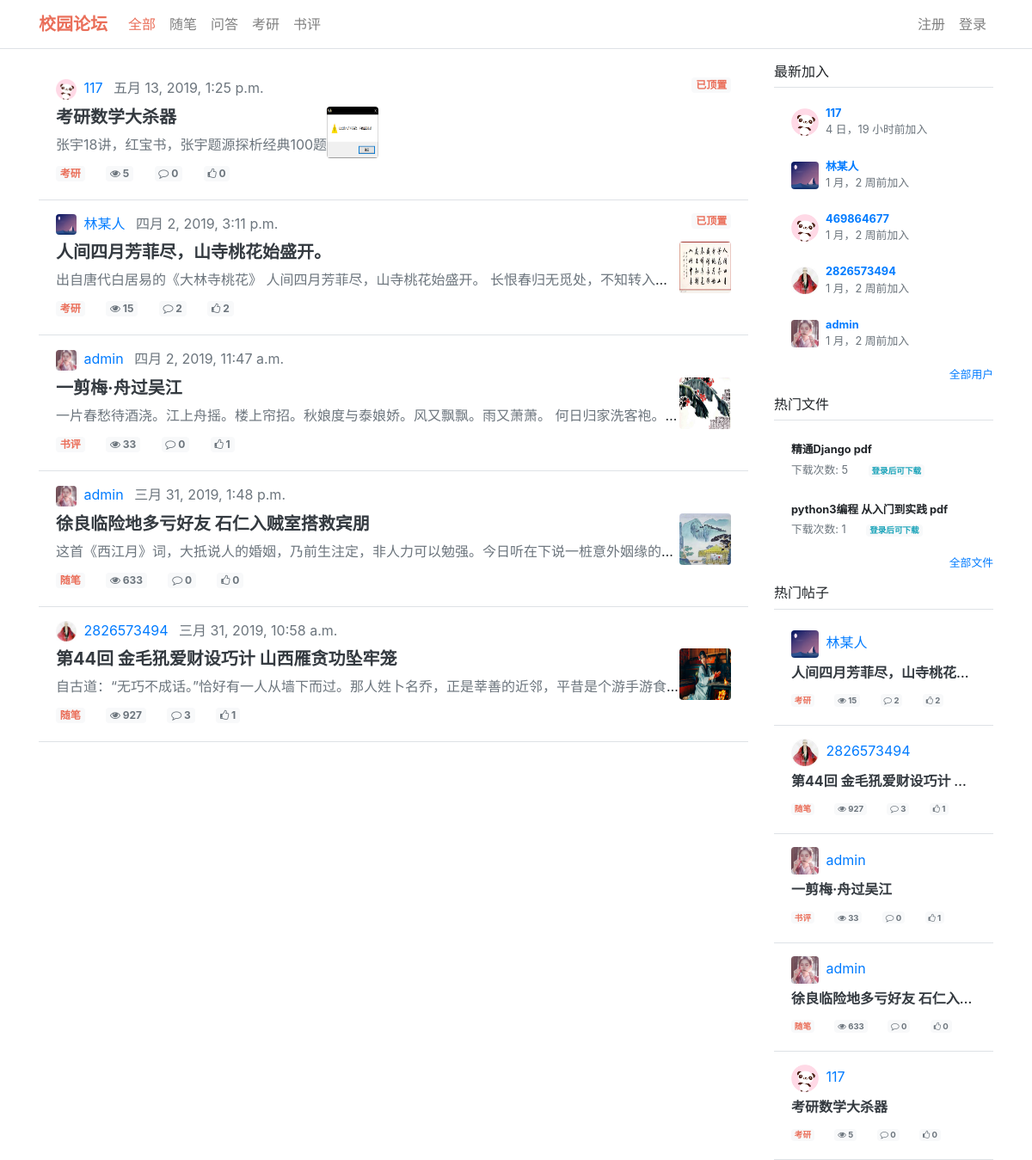
The page / on the database its author committed.
### posts/models.py (models this page shows, shortened)
class Topic(models.Model):
    title = models.CharField(max_length=32, verbose_name='板块名')
    user = models.ForeignKey(settings.AUTH_USER_MODEL, on_delete=models.CASCADE,
                             related_name='user_topics', verbose_name='版主')
    created = models.DateTimeField(auto_now_add=True, verbose_name='发布时间')
    class Meta:
        verbose_name = '版块'
        verbose_name_plural = verbose_name
        ordering = ('-created',)
    def get_absolute_url(self):
        return reverse('posts:topic-detail', args=[self.pk])
    def __str__(self):
        return self.title

class Post(models.Model):
    title = models.CharField(max_length=64, verbose_name='标题')
    content = models.TextField(verbose_name='内容')
    cover_image = models.ImageField(upload_to='image/post/cover/',
                                    blank=True, null=True, verbose_name='封面图(可选项)')
    user = models.ForeignKey(settings.AUTH_USER_MODEL, on_delete=models.CASCADE,
                             related_name='user_posts', verbose_name='作者')
    topic = models.ForeignKey('Topic', on_delete=models.CASCADE, related_name='topic_posts',
                              null=True, blank=True, verbose_name='所属版块(可选项)')
    src_url = models.CharField(max_length=200, blank=True, null=True, verbose_name='原文链接(可选项)')
    like_users = models.ManyToManyField(settings.AUTH_USER_MODEL, blank=True,
                                        related_name='like_posts', verbose_name='点赞的用户')
    like_count = models.PositiveIntegerField(default=0, verbose_name='点赞数')
    view_count = models.PositiveIntegerField(default=0, verbose_name='浏览量')
    is_sticky = models.BooleanField(default=False, verbose_name='是否顶置')
    created = models.DateTimeField(auto_now_add=True, verbose_name='发布时间')
    def get_absolute_url(self):
        return reverse('posts:post-detail', args=[self.pk])
    def get_review_count(self):
        return self.post_reviews.count()
    class Meta:
        verbose_name = '帖子'
        verbose_name_plural = verbose_name
        ordering = ('-is_sticky','-created')

### users/models.py (models this page shows)
class UserProfile(AbstractUser):
    nickname = models.CharField(max_length=32,
                                blank=True, null=True,
                                verbose_name='昵称')
    signature = models.CharField(max_length=128,
                                 blank=True, null=True,
                                 verbose_name='个性签名',
                                 default='这家伙很懒，什么都没有留下！')
    avatar = models.ImageField(upload_to='image/user/avatar', blank=True,
                               default='image/default_avatar.png', verbose_name='头像')
    class Meta:
        verbose_name = '用户'
        verbose_name_plural = verbose_name
    def get_absolute_url(self):
        return reverse('users:user-home', args=[self.pk])
    def __str__(self):
        if self.nickname:
            return self.nickname
        else:
            return self.username

### resources/models.py (models this page shows, shortened)
class Resource(models.Model):
    title = models.CharField(max_length=64, verbose_name='资源文件名')
    src = models.FileField(upload_to='resources/file', verbose_name='资源文件')
    download_count = models.PositiveIntegerField(default=0, verbose_name='下载次数')
    user = models.ForeignKey(settings.AUTH_USER_MODEL,
                             on_delete=models.CASCADE,
                             related_name='user_resources',
                             verbose_name='上传者')
    created = models.DateTimeField(auto_now_add=True, verbose_name='上传时间')
    class Meta:
        verbose_name = '资源文件'
        verbose_name_plural = verbose_name
        ordering = ('-created', )

### posts/templatetags/post_tags.py (called while the page is built)
@register.simple_tag
def get_topic_list():
    return Topic.objects.all().order_by('created')

@register.simple_tag
def get_hot_posts(count=8):
    return Post.objects.order_by('-like_count')[:count]

@register.simple_tag
def get_all_posts():
    return Post.objects.order_by('-is_sticky','-created')

### resources/templatetags/resource_tags.py (called while the page is built)
@register.simple_tag
def get_hot_resources(count=5):
    return Resource.objects.order_by('-download_count')[:count]

### users/templatetags/user_tags.py (called while the page is built)
@register.simple_tag
def get_recent_users(count=5):
    return UserProfile.objects.all().order_by('-date_joined')[:count]

### templates/index.html (shortened to what this page needs)
{% extends 'base.html' %}
{% load post_tags %}
{% load user_tags %}
{% load resource_tags %}
{% block content %}
    <div class="row">
        <div class="col-md-9">
            {% get_all_posts as posts %}
            {% include 'posts/list.html' with posts=posts %}
        </div>
        <div class="col-md-3">
            <h6 class="border-bottom border-gray pb-2">最新加入</h6>
            {% get_recent_users as online_users %}
            {% include 'users/list.html' with users=online_users %}
            <small class="d-block text-right mt-2">
              <a href="{% url 'users:user-list' %}">全部用户</a>
            </small>
            <h6 class="border-bottom border-gray pb-2 mt-3">热门文件</h6>
            {% get_hot_resources as resources %}
            {% include 'resources/hot-list.html' with resources=resources %}
            <small class="d-block text-right mt-2">
              <a href="{% url 'resources:resource-list' %}">全部文件</a>
            </small>
            <h6 class="border-bottom border-gray pb-2 mt-3">热门帖子</h6>
            {% get_hot_posts as hot_posts %}
            {% include 'posts/hot-list.html' with posts=hot_posts %}
        </div>
    </div>
{% endblock %}

### templates/base.html (shortened to what this page needs)
<!DOCTYPE html>
{% load static %}
{% load staticfiles %}
{% load post_tags %}
<html lang="zh-cn">
	<head>
    	<link rel="stylesheet" href="{% static 'css/bootstrap.min.css' %}" />
        <link href="{% static 'css/font-awesome.min.css' %}" rel='stylesheet'>
        <link href="{% static 'css/animate.min.css' %}" rel='stylesheet'>
    	<link rel="stylesheet" href="{% static 'css/app.css' %}" />
	</head>
	<body class="">
		<nav class="navbar navbar-expand-xl navbar-light bg-white fixed-top border border-left-0 border-right-0 border-top-0 border-gery">
			<div class="container">
                <a class="navbar-brand" href="{% url 'index' %}"> <strong class="text-red">校园论坛</strong> </a>
			  	<div class="collapse navbar-collapse" id="navbarSupportedContent">
                    <ul class="navbar-nav mr-auto">
                        <li class="nav-item">
                            <a class="nav-link"
                               href="{% url 'index' %}">
                                <span class="{% ifequal 'index' current_page %} text-red {% endifequal %}">
                                     全部
                                </span>
                            </a>
                        </li>
                        {% get_topic_list as topics %}
                        {% for topic in topics %}
                            <li class="nav-item">
                                <a class="nav-link"
                                   href="{{ topic.get_absolute_url }}">
                                    <span class="{% ifequal topic.id topic_id %} text-red {% endifequal %}">
                                         {{ topic }}
                                    </span>
                                </a>
                            </li>
                        {% endfor %}
                    </ul>
                    <form class="form-inline my-2 my-lg-0">
                        <ul class="navbar-nav mr-auto">
                             {% if request.user.is_authenticated %}
                              <li class="nav-item dropdown mr-3">
                                <a class="nav-link dropdown-toggle" href="" id="navbarDropdown" role="button" data-toggle="dropdown" aria-haspopup="true" aria-expanded="false">
                                    <img class="user-avatar-nav rounded" src="{{ request.user.avatar.url }}" alt="avatar" />
                                </a>
                                <div class="dropdown-menu" aria-labelledby="navbarDropdown">
                                    <a  class="dropdown-item" href="{{ request.user.get_absolute_url }}"><i class="fa fa-user-o" aria-hidden="true"></i> 个人主页</a>
                                    <a href="javascript:void(0)" class="dropdown-item logout"><i class="fa fa-sign-out" aria-hidden="true"></i> 退出登录</a>
                                </div>
                              </li>
                             <a href="{% url 'posts:add-post' %}"
                                class="btn btn-outline-danger pt-2">
                                <i class="fa fa-pencil" aria-hidden="true"></i> 发帖子
                             </a>
                          {% else %}
                             <li class="nav-item">
                                <a class="nav-link" href="{% url 'users:user-register' %}">
                                    <span class="{% ifequal 'register' current_page %} text-red {% endifequal %}">
                                        注册
                                    </span>
                                </a>
                             </li>
                            <li class="nav-item">
                                <a class="nav-link" href="{% url 'users:user-login' %}">登录</a>
                            </li>
                          {% endif %}
                       </ul>
                    </form>
			    </div>
			</div>
		</nav>
		<div class="main container" style="margin-top:74px">
            {% block content %}
            {% endblock %}
		</div>
	</body>
</html>

### templates/posts/item.html
    {% load staticfiles %}
<li class="list-group-item mt-1 border border-top-0 border-right-0 border-left-0">
    <div class="post-{{ post.id }}">
        <div class="user-info m-auto text-muted">
            <img class="user-avatar-nav rounded" src="{{ post.user.avatar.url }}" alt="avatar">
            <a href="{{ post.user.get_absolute_url }}">
                <span class="ml-1 mr-2">{{ post.user }}</span>
            </a>
            <span class="">{{ post.created }}</span>
            {% if request.user.is_authenticated and request.user.is_staff %}
                {% if post.is_sticky %}
                    <a href="javascript:void(0)" data-pid="{{ post.id }}" data-action="unsticky"
                       class="text-red card-link badge badge-light float-right sticky-post">已顶置</a>
                {% else %}
                    <a href="javascript:void(0)" data-pid="{{ post.id }}" data-action="sticky"
                       class="text-muted card-link badge badge-light float-right sticky-post">顶置</a>
                {% endif %}
            {% else %}
                {% if post.is_sticky %}
                    <span data-pid="{{ post.id }}" data-action="unsticky"
                       class="text-red card-link badge badge-light float-right sticky-post">已顶置</a>
                {% endif %}
            {% endif %}
        </div>
        <div class="post-info">
            <div class="d-flex">
                <div class="post-content text-truncate">
                    <h5 class="mt-2 mb-2 text-dark">
                        <a href="{{ post.get_absolute_url }}" class="text-dark">
                           <strong> {{ post.title }}</strong>
                        </a>
                    </h5>
                    <span class="text-muted">
                        {{ post.content }}
                    </span>
                </div>
                <div class="float-right mt-2">
                    {% if post.cover_image %}
                        <img class="img-responsive rounded" style="height: 60px; width: 60px" src="{{ post.cover_image.url }}" alt="">
                    {% endif %}
                </div>
            </div>
        </div>
        <div class="post-meta mt-1 mb-2">
            {% if post.topic %}
                <a href="{{ post.topic.get_absolute_url }}" class="text-red card-link badge badge-light">{{ post.topic }}</a>
            {% endif %}
            <a class="card-link  badge badge-light text-muted">
                <i class="fa fa-eye" aria-hidden="true"></i> {{ post.view_count }}
            </a>
            <a class="card-link badge badge-light text-muted">
                <i class="fa fa-comment-o" aria-hidden="true"></i> {{ post.get_review_count }}
            </a>
            <a class="card-link badge badge-light text-muted">
                <i class="fa fa-thumbs-o-up" aria-hidden="true"></i>  {{ post.like_count }}
            </a>
        </div>
    </div>
</li>

### templates/users/item.html
<li href="#" class="list-group-item border-0">
    <div class="media text-muted m-auto">
        <img src="{{ user.avatar.url }}" alt="" class="user-avatar mr-2 mt-1 rounded">
        <div class="media-body small lh-125 ">
            <div class="d-flex justify-content-between align-items-center w-100">
                <a href="{{ user.get_absolute_url }}">
                    <strong>{{ user }}</strong>
                </a>
            </div>
            <span class="text-truncate">{{ user.date_joined|timesince }}前加入</span>
        </div>
    </div>
</li>

### templates/resources/hot-item.html
<li class="list-group-item mt-1 border-0">
    <div class="resource-{{ resource.id }}">
        <div class="d-flex justify-content-between small">
            <span><strong>{{ resource.title }}</strong></span>
        </div>
        <div class="small mt-1">
            <span class="text-muted card-link">
               下载次数: <span id="download-count">{{ resource.download_count }}</span>
            </span>
            {% if request.user.is_authenticated %}
                <span class="card-link text-muted">
                    <a href="{{ resource.src.url }}" download="" data-rid="{{ resource.id }}"
                       class="badge badge-light text-success download">下载</a>
                </span>
            {% else %}
                <span class="card-link text-muted">
                    <a href="{% url 'users:user-login' %}" class="badge badge-light text-info">登录后可下载</a>
                </span>
            {% endif %}
        </div>
    </div>
</li>

### templates/posts/host-item.html
{% load staticfiles %}
<li href="#" class="list-group-item mt-1 border border-top-0 border-right-0 border-left-0">
    <div class="post-{{ post.id }}">
        <div class="user-info m-auto text-muted">
            <img class="user-avatar rounded" src="{{ post.user.avatar.url }}" alt="avatar">
            <a href="{{ post.get_absolute_url }}">
                <span class="ml-1 mr-2 mt">{{ post.user }}</span>
            </a>
        </div>
        <div class="post-info">
            <div class="d-flex">
                <div class="post-content text-truncate">
                    <h6 class="mt-2 mb-2 text-truncate">
                        <a href="{{ post.get_absolute_url }}" class="text-dark">
                            <strong>{{ post.title }}</strong>
                        </a>
                    </h6>
                </div>
            </div>
        </div>
       <div class="post-meta mt-1 mb-2 small">
            {% if post.topic %}
                <a href="{{ post.topic.get_absolute_url }}" class="text-red card-link badge badge-light">{{ post.topic }}</a>
            {% endif %}
            <a class="card-link  badge badge-light text-muted">
                <i class="fa fa-eye" aria-hidden="true"></i> {{ post.view_count }}
            </a>
            <a class="card-link badge badge-light text-muted">
                <i class="fa fa-comment-o" aria-hidden="true"></i> {{ post.get_review_count }}
            </a>
            <a class="card-link badge badge-light text-muted">
                <i class="fa fa-thumbs-o-up" aria-hidden="true"></i> {{ post.like_count }}
            </a>
        </div>
    </div>
</li>

### static/css/app.css (style rules this page uses)
.user-avatar { width: 32px; height: 32px; }
.user-avatar-nav { width: 24px; height: 24px; }
.text-red { color: #ea6f5a; }

### rows shown on the page
Topic: title "随笔"
Topic: title "问答"
Topic: title "考研"
Topic: title "书评"
Post: user.avatar (placeholder picture), user "117", created "五月 13, 2019, 1:25 p.m.", title "考研数学大杀器", content "张宇18讲，红宝书，张宇题源探析经典100题", cover_image (picture), topic "考研", view_count "5", get_review_count "0", like_count "0"
Post: user.avatar (picture), user "林某人", created "四月 2, 2019, 3:11 p.m.", title "人间四月芳菲尽，山寺桃花始盛开。", content "出自唐代白居易的《大林寺桃花》 人间四月芳菲尽，山寺桃花始盛开。 长恨春归无觅处，不知转入…", cover_image (picture), topic "考研", view_count "15", get_review_count "2", like_count "2", title "人间四月芳菲尽，山寺桃花…"
Post: user.avatar (picture), user "admin", created "四月 2, 2019, 11:47 a.m.", title "一剪梅·舟过吴江", content "一片春愁待酒浇。江上舟摇。楼上帘招。秋娘度与泰娘娇。风又飘飘。雨又萧萧。 何日归家洗客袍。…", cover_image (picture), topic "书评", view_count "33", get_review_count "0", like_count "1"
Post: user.avatar (picture), user "admin", created "三月 31, 2019, 1:48 p.m.", title "徐良临险地多亏好友 石仁入贼室搭救宾朋", content "这首《西江月》词，大抵说人的婚姻，乃前生注定，非人力可以勉强。今日听在下说一桩意外姻缘的…", cover_image (picture), topic "随笔", view_count "633", get_review_count "0", like_count "0", title "徐良临险地多亏好友 石仁入…"
Post: user.avatar (placeholder picture), user "2826573494", created "三月 31, 2019, 10:58 a.m.", title "第44回 金毛犼爱财设巧计 山西雁贪功坠牢笼", content "自古道：“无巧不成话。”恰好有一人从墙下而过。那人姓卜名乔，正是莘善的近邻，平昔是个游手游食…", cover_image (picture), topic "随笔", view_count "927", get_review_count "3", like_count "1", title "第44回 金毛犼爱财设巧计…"
UserProfile: avatar (placeholder picture), nickname+username "117", date_joined "4 日，19 小时"
UserProfile: avatar (picture), nickname "林某人", date_joined "1 月，2 周"
UserProfile: avatar (placeholder picture), nickname+username "469864677", date_joined "1 月，2 周"
UserProfile: avatar (placeholder picture), nickname+username "2826573494", date_joined "1 月，2 周"
UserProfile: avatar (picture), nickname+username "admin", date_joined "1 月，2 周"
Resource: title "精通Django pdf", download_count "5"
Resource: title "python3编程 从入门到实践 pdf", download_count "1"
